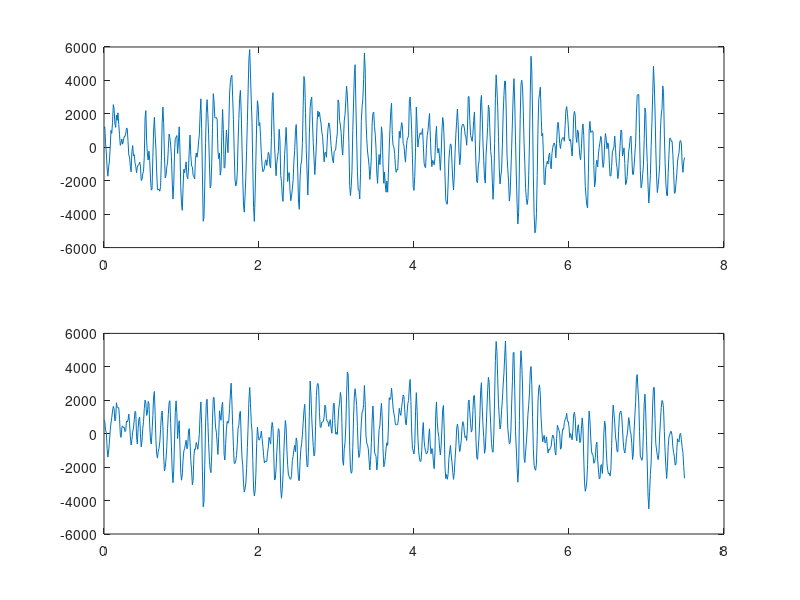
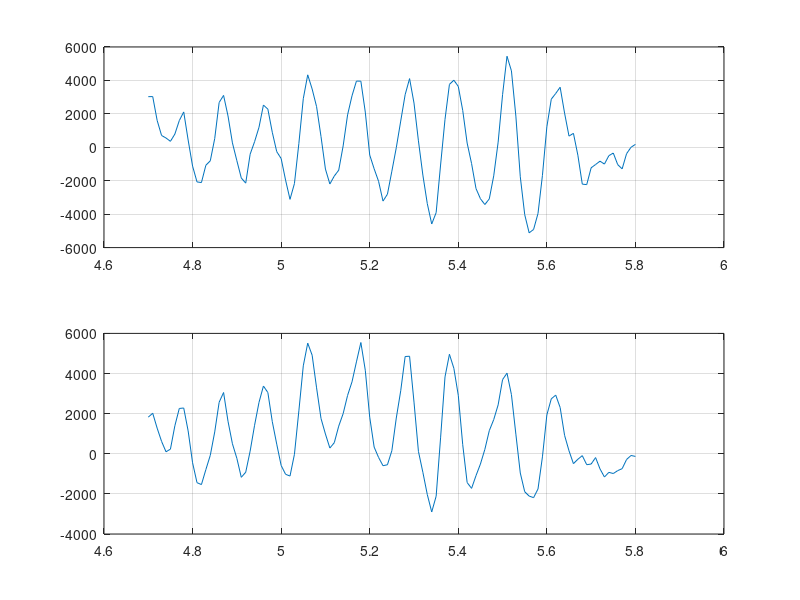

These charts were generated, in order, by the following MATLAB code: (Note: this script raises an error after producing the figures.)
%=== Завдання #3.5 ===
% Завантаження сигналу ЕЕГ файл (eeg1-p3.dat)
fs = 100;
eeg_1 = load('eeg1-p3.dat');
eeg1 = detrend(eeg_1);
t_1 = (0:length(eeg1)-1)/fs;
figure(18)
subplot(2, 1, 1); plot(t_1, eeg1);

% Завантаження сигналу ЕЕГ файл (eeg1-p4.dat)
eeg_2 = load('eeg1-p4.dat');
eeg2 = detrend(eeg_2);
t_2 = (0:length(eeg2)-1)/fs;
subplot(2, 1, 2); plot(t_2, eeg2);

% Виділення епохи сигналів ЕЕГ від t1 = 4,7 с до t2 = 5,8 с
t1 = 4.7;
t2 = 5.8;
n1 = fix(t1*fs)+1;
n2 = fix(t2*fs)+1;
figure(19)
subplot(2,1,1); plot(t_1(n1:n2), eeg1(n1:n2)), grid on;
subplot(2,1,2); plot(t_2(n1:n2), eeg2(n1:n2)), grid on;

% Обчислення ВКФ сигналів ЕЕГ
vkf = xcorr(eeg1, eeg2, maxlag, 'unbiased');
figure(20)
plot(vkf);

% Обчислення взаємної спектральної щільності сигналів ЕЕГ
Sx = abs(fft(vkf)/length(vkf));
Sy = Sx';
Syf = [Sy(1),2.*Sy(2:end-1),Sy(end)];
Syn = fftshift(Syf);
N = length(Sy);
t3 = (0:N-1)/N*fs;
figure(21)
plot(t3, Syn), grid on;
